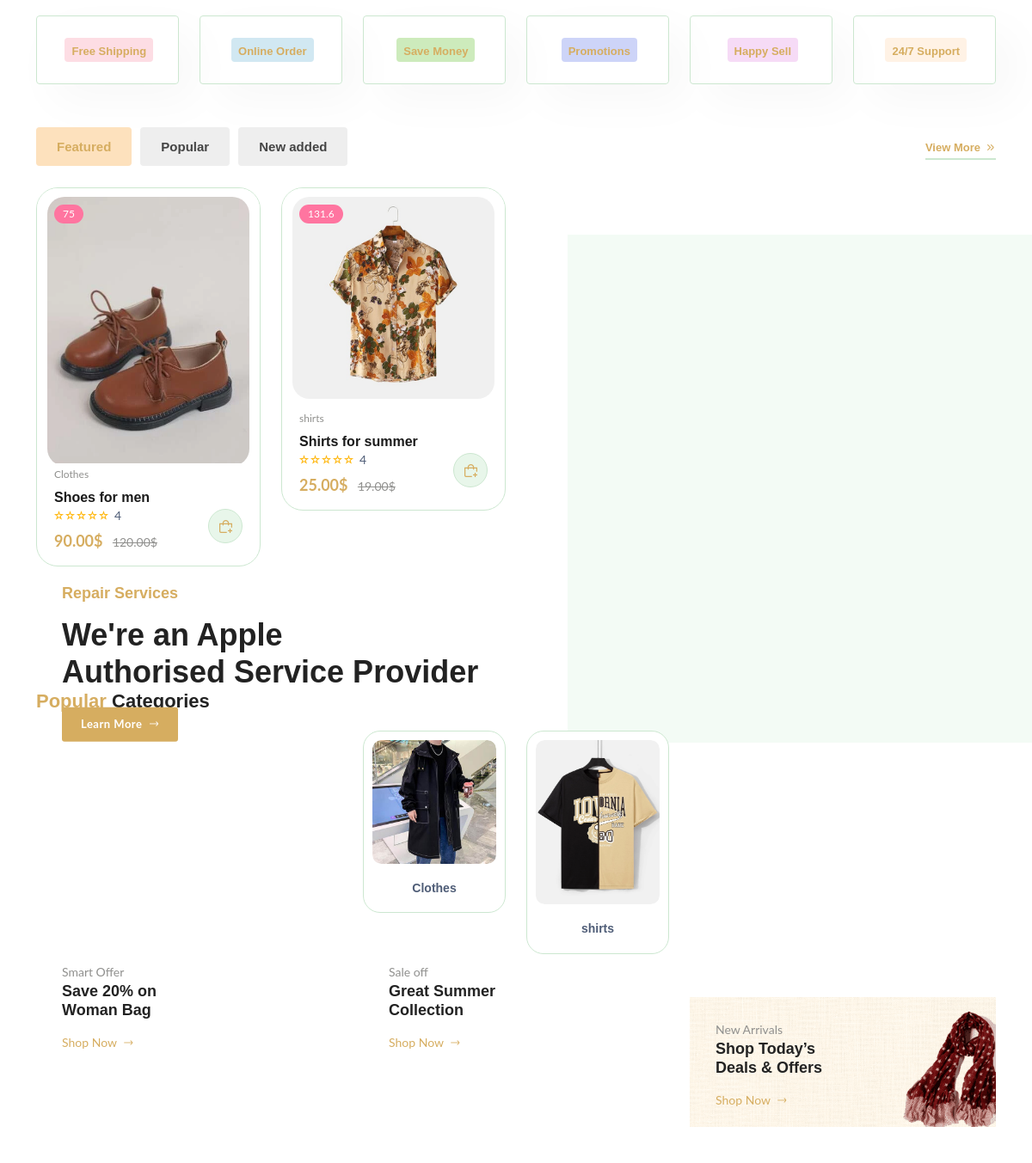
The app's page / (middle part), older data.
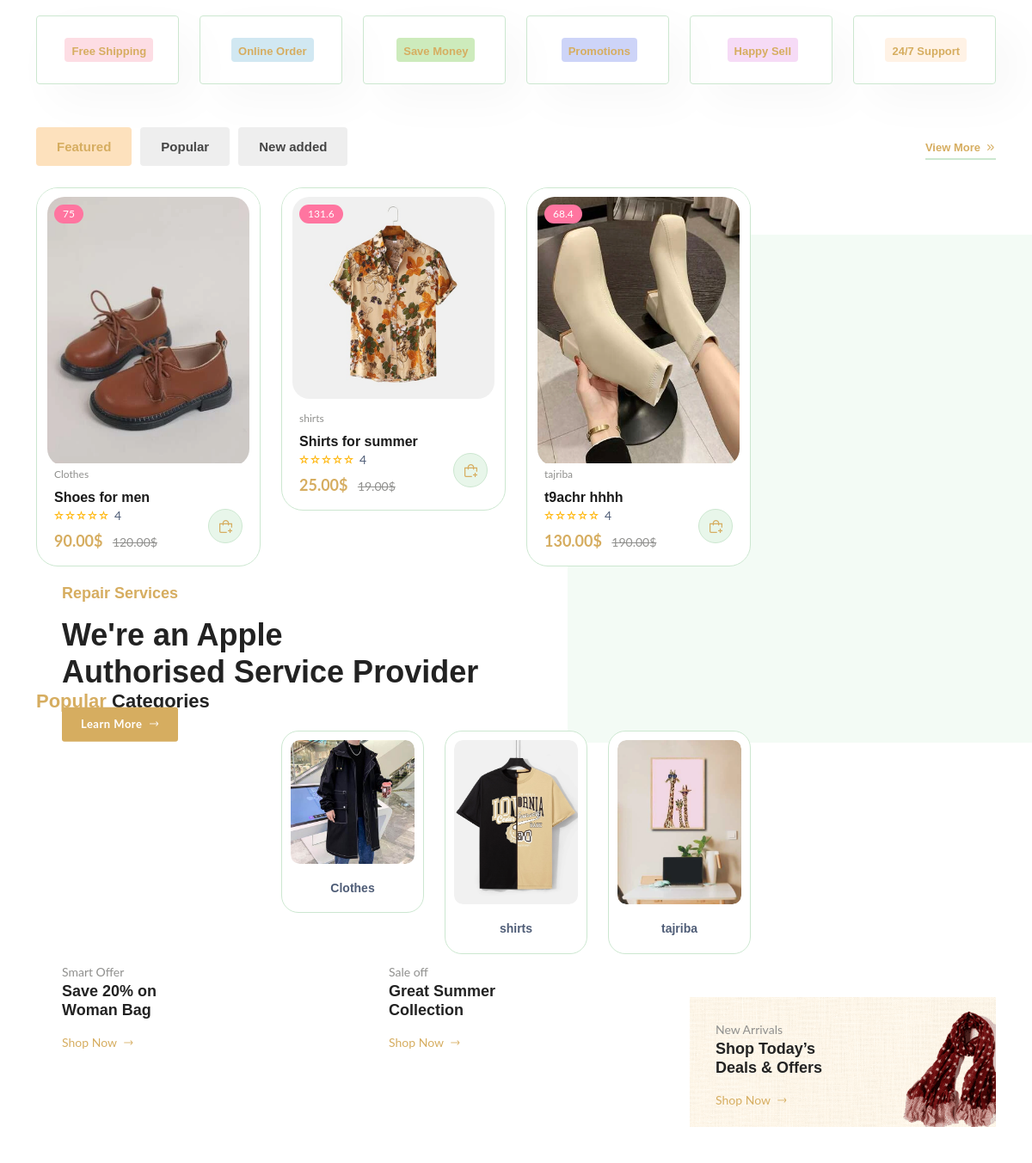
The same page, newer data.
### ecommerce/models.py (models this page shows, shortened)
class Product(models.Model):
    pid = ShortUUIDField(unique=True, length = 10, max_length = 20, prefix="pro", alphabet = "abcdefgh12345")
    user = models.ForeignKey(User, on_delete=models.SET_NULL, null=True)
    category = models.ForeignKey(Category, on_delete=models.SET_NULL, null=True, related_name ="category")
    vendor = models.ForeignKey(Vendor, on_delete=models.SET_NULL, null=True, related_name="products")
    title = models.CharField(max_length=100, default="Product")
    image = models.ImageField(upload_to=user_directory_path, default="product.jpg")
    small_description = models.TextField(null=True, blank=True, default="This is a small product")
    description = models.TextField(null=True, blank=True, default="This is the product")
    price = models.DecimalField(max_digits=99999999999999, decimal_places=2, default="0.99")
    old_price = models.DecimalField(max_digits=99999999999999, decimal_places=2, default="2.99")
    specifications = models.TextField(null=True, blank = True)
    type = models.CharField(max_length=100, default="Organic", null=True, blank = True)
    stock_count = models.CharField(max_length=100, default="12", null=True, blank = True)
    waranty = models.CharField(max_length=100, default="1", null=True, blank = True)
    mfd = models.DateTimeField(auto_now_add=False, null=True, blank = True)
    p_quantity = models.CharField(max_length=100, default="2 shoes")
    frame = models.CharField(max_length=10, default="Iron")
    weight_wo_wheels = models.CharField(max_length=10, default="20LBS")
    weight_capacity = models.CharField(max_length=10, default="80LBS")
    size = models.CharField(max_length=10, default="All Sizes")
    tags = TaggableManager(blank = True)
    product_status = models.CharField(choices=STATUS_CHOICE, max_length=10, default="in_review")
    p_return = models.CharField(choices=RETURN, max_length=50, default="7 Days Return Policy")
    cod = models.CharField(choices=COD, max_length=50, default="Cash on Delivery Available")
    color = models.CharField(choices=COLOR_CHOICES, max_length=50, blank=True, null=True)
    Type_of_packing = models.CharField(choices=PACKAGE_CHOICES, max_length=50, blank=True, null=True, default="Foil Sealed Bags")
    status = models.BooleanField(default=True)
    in_stock = models.BooleanField(default=True)
    featured = models.BooleanField(default=False)
    digital = models.BooleanField(default=False)
    sku = ShortUUIDField(unique=True, length = 10, max_length = 20, prefix="SKU", alphabet = "ABCD1234")
    date = models.DateTimeField(auto_now_add=True)
    updated = models.DateTimeField(null=True, blank=True)
    class Meta:
        verbose_name_plural = "Products"
    def get_percentage(self):
        new_price = (self.price / self.old_price) * 100
        return new_price

class Category(models.Model):
    cid = ShortUUIDField(unique=True, length = 10, max_length = 20, prefix="cat", alphabet = "abcdefgh12345")
    title = models.CharField(max_length=100, default="")
    image = models.ImageField(upload_to="category", default="category.jpg")
    class Meta:
        verbose_name_plural = "Categories"
    def __str__(self):
        return self.title

### ecommerce/views.py (the view)
# urls.py: path("" , index, name = "index"),
def index(request):
    products = Product.objects.filter(product_status = "published", featured = True)
    context = {
        "products": products
    }
    return render(request, 'ecommerce/index.html', context)

### ecommerce/context_processor.py (called while the page is built)
def default(request):
    categories = Category.objects.all()
    return {
        'categories':categories
    }

### templates/ecommerce/index.html (shortened to what the changed rows need)
{% extends "patials/base.html" %}
{% load static%}
{% block content %}
<main class="main">
    <section class="product-tabs section-padding position-relative wow fadeIn animated">
        <div class="container">
            <div class="tab-content wow fadeIn animated" id="myTabContent">
                <div class="tab-pane fade show active" id="tab-one" role="tabpanel" aria-labelledby="tab-one">
                    <div class="row product-grid-4">
                        {% for product in products %}
                        <div class="col-lg-3 col-md-4 col-sm-6 col-xs-6 col-6">
                            <div class="product-cart-wrap mb-30">
                                <div class="product-img-action-wrap">
                                    <div class="product-img product-img-zoom">
                                        <a href="{% url 'ecommerce:product-detail' product.pid %}">
                                            <img class="default-img" src="{{product.image.url}}" alt="">
                                        </a>
                                    </div>
                                    <div class="product-badges product-badges-position product-badges-mrg">
                                        <span class="hot">{{product.get_percentage|floatformat}}</span>
                                    </div>
                                </div>
                                <div class="product-content-wrap">
                                    <div class="product-category">
                                        <a href="shop.html"> {{product.category}} </a>
                                    </div>
                                    <h2><a href="product-details.html"> {{product.title}} </a></h2>
                                    <div class="rating-result" title="90%">
                                        <span>
                                            <span> 4 </span>
                                        </span>
                                    </div>
                                    <div class="product-price">
                                        <span> {{product.price}}$ </span>
                                        <span class="old-price"> {{product.old_price}}$ </span>
                                    </div>
                                    <div class="product-action-1 show">
                                        <a aria-label="Add To Cart" class="action-btn hover-up" href="cart.html"><i class="fi-rs-shopping-bag-add"></i></a>
                                    </div>
                                </div>
                            </div>
                        </div>
                        {% endfor %}
                    </div>
                </div>
            </div>
        </div>
    </section>
    <section class="banner-2 section-padding pb-0">
        <div class="container">
            <div class="banner-img banner-big wow fadeIn animated f-none">
                <div class="banner-text d-md-block d-none">
                    <h1 class="fw-600 mb-20">We're an Apple <br>Authorised Service Provider</h1>
                </div>
            </div>
        </div>
    </section>
    <section class="popular-categories section-padding mt-15 mb-25">
        <div class="container wow fadeIn animated">
            <div class="carausel-6-columns-cover position-relative">
                <div class="carausel-6-columns" id="carausel-6-columns">
                    {% for c in categories %}
                    <div class="card-1">
                        <figure class=" img-hover-scale overflow-hidden">
                            <a href="{% url 'ecommerce:category_product_list' c.cid %}"><img src="{{c.image.url}}" alt=""></a>
                        </figure>
                        <h5><a href="{% url 'ecommerce:category_product_list' c.cid %}"> {{c.title}} </a></h5>
                    </div>
                    {% endfor %}
                    </div>
                </div>
            </div>
    </section>
</main>
{% endblock content %}

Row changes from the older to the newer data that the page shows:
added Product: image (picture), get_percentage "68.4", category "tajriba", title "t9achr hhhh", price "130.00", old_price "190.00"
added Category: image (picture), title "tajriba"
